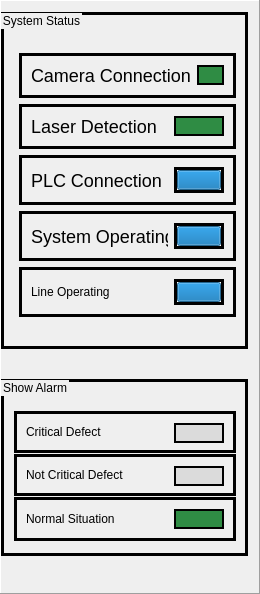
                     <widget class="QFrame" name="frame_62">
                      <property name="minimumSize">
                       <size>
                        <width>260</width>
                        <height>404</height>
                       </size>
                      </property>
                      <property name="maximumSize">
                       <size>
                        <width>120</width>
                        <height>16777215</height>
                       </size>
                      </property>
                      <property name="frameShape">
                       <enum>QFrame::Panel</enum>
                      </property>
                      <property name="frameShadow">
                       <enum>QFrame::Raised</enum>
                      </property>
                      <layout class="QVBoxLayout" name="verticalLayout_17">
                       <property name="leftMargin">
                        <number>0</number>
                       </property>
                       <item>
                        <widget class="QGroupBox" name="groupBox_7">
                         <property name="minimumSize">
                          <size>
                           <width>0</width>
                           <height>337</height>
                          </size>
                         </property>
                         <property name="maximumSize">
                          <size>
                           <width>16777215</width>
                           <height>16777215</height>
                          </size>
                         </property>
                         <property name="styleSheet">
                          <string notr="true">font: 18pt &quot;Mongolian Baiti&quot;;
border: 3px solid back</string>
                         </property>
                         <property name="title">
                          <string>System Status</string>
                         </property>
                         <layout class="QVBoxLayout" name="verticalLayout_16">
                          <item>
                           <spacer name="verticalSpacer">
                            <property name="orientation">
                             <enum>Qt::Vertical</enum>
                            </property>
                            <property name="sizeType">
                             <enum>QSizePolicy::Fixed</enum>
                            </property>
                            <property name="sizeHint" stdset="0">
                             <size>
                              <width>20</width>
                              <height>29</height>
                             </size>
                            </property>
                           </spacer>
                          </item>
                          <item>
                           <layout class="QFormLayout" name="formLayout_9">
                            <item row="0" column="1">
                             <widget class="QFrame" name="frame_63">
                              <property name="minimumSize">
                               <size>
                                <width>0</width>
                                <height>30</height>
                               </size>
                              </property>
                              <property name="maximumSize">
                               <size>
                                <width>16777215</width>
                                <height>50</height>
                               </size>
                              </property>
                              <property name="frameShape">
                               <enum>QFrame::StyledPanel</enum>
                              </property>
                              <property name="frameShadow">
                               <enum>QFrame::Raised</enum>
                              </property>
                              <layout class="QHBoxLayout" name="horizontalLayout_49">
                               <item>
                                <widget class="QLabel" name="label_26">
                                 <property name="styleSheet">
                                  <string notr="true">font-size:18px;
font: 12pt &quot;Mongolian Baiti&quot;;
border: no</string>
                                 </property>
                                 <property name="text">
                                  <string>Camera Connection</string>
                                 </property>
                                </widget>
                               </item>
                               <item>
                                <widget class="QLabel" name="Laser_Connection_Check">
                                 <property name="minimumSize">
                                  <size>
                                   <width>20</width>
                                   <height>20</height>
                                  </size>
                                 </property>
                                 <property name="maximumSize">
                                  <size>
                                   <width>50</width>
                                   <height>20</height>
                                  </size>
                                 </property>
                                 <property name="styleSheet">
                                  <string notr="true">background-color: rgb(47, 140, 68);
border-style: solid;
border-width: 1;
border-radius : 50; 
border : 2px solid black</string>
                                 </property>
                                 <property name="text">
                                  <string/>
                                 </property>
                                </widget>
                               </item>
                              </layout>
                             </widget>
                            </item>
                            <item row="2" column="1">
                             <widget class="QFrame" name="frame_64">
                              <property name="minimumSize">
                               <size>
                                <width>0</width>
                                <height>30</height>
                               </size>
                              </property>
                              <property name="maximumSize">
                               <size>
                                <width>16777215</width>
                                <height>50</height>
                               </size>
                              </property>
                              <property name="frameShape">
                               <enum>QFrame::StyledPanel</enum>
                              </property>
                              <property name="frameShadow">
                               <enum>QFrame::Raised</enum>
                              </property>
                              <layout class="QHBoxLayout" name="horizontalLayout_50">
                               <item>
                                <widget class="QLabel" name="label_10">
                                 <property name="styleSheet">
                                  <string notr="true">font-size:18px;
font: 12pt &quot;Mongolian Baiti&quot;;
border: no</string>
                                 </property>
                                 <property name="text">
                                  <string>PLC Connection</string>
                                 </property>
                                </widget>
                               </item>
                               <item>
                                <widget class="QProgressBar" name="progressBar_2">
                                 <property name="maximumSize">
                                  <size>
                                   <width>50</width>
                                   <height>16777215</height>
                                  </size>
                                 </property>
                                 <property name="value">
                                  <number>100</number>
                                 </property>
                                 <property name="textVisible">
                                  <bool>false</bool>
                                 </property>
                                </widget>
                               </item>
                              </layout>
                             </widget>
                            </item>
                            <item row="3" column="1">
                             <widget class="QFrame" name="frame_65">
                              <property name="minimumSize">
                               <size>
                                <width>0</width>
                                <height>20</height>
                               </size>
                              </property>
                              <property name="maximumSize">
                               <size>
                                <width>16777215</width>
                                <height>50</height>
                               </size>
                              </property>
                              <property name="frameShape">
                               <enum>QFrame::StyledPanel</enum>
                              </property>
                              <property name="frameShadow">
                               <enum>QFrame::Raised</enum>
                              </property>
                              <layout class="QHBoxLayout" name="horizontalLayout_51">
                               <item>
                                <widget class="QLabel" name="label_29">
                                 <property name="minimumSize">
                                  <size>
                                   <width>0</width>
                                   <height>20</height>
                                  </size>
                                 </property>
                                 <property name="styleSheet">
                                  <string notr="true">font-size:18px;
font: 12pt &quot;Mongolian Baiti&quot;;
border: no</string>
                                 </property>
                                 <property name="text">
                                  <string>System Operating</string>
                                 </property>
                                </widget>
                               </item>
                               <item>
                                <widget class="QProgressBar" name="progressBar_3">
                                 <property name="maximumSize">
                                  <size>
                                   <width>50</width>
                                   <height>16777215</height>
                                  </size>
                                 </property>
                                 <property name="value">
                                  <number>100</number>
                                 </property>
                                 <property name="textVisible">
                                  <bool>false</bool>
                                 </property>
                                </widget>
                               </item>
                              </layout>
                             </widget>
                            </item>
                            <item row="4" column="1">
                             <widget class="QFrame" name="frame_66">
                              <property name="minimumSize">
                               <size>
                                <width>0</width>
                                <height>30</height>
                               </size>
                              </property>
                              <property name="maximumSize">
                               <size>
                                <width>16777215</width>
                                <height>50</height>
                               </size>
                              </property>
                              <property name="frameShape">
                               <enum>QFrame::StyledPanel</enum>
                              </property>
                              <property name="frameShadow">
                               <enum>QFrame::Raised</enum>
                              </property>
                              <layout class="QHBoxLayout" name="horizontalLayout_52">
                               <item>
                                <widget class="QLabel" name="label_30">
                                 <property name="styleSheet">
                                  <string notr="true">font: 12pt &quot;Mongolian Baiti&quot;;
border: no</string>
                                 </property>
                                 <property name="text">
                                  <string>Line Operating</string>
                                 </property>
                                </widget>
                               </item>
                               <item>
                                <widget class="QProgressBar" name="progressBar_4">
                                 <property name="maximumSize">
                                  <size>
                                   <width>50</width>
                                   <height>16777215</height>
                                  </size>
                                 </property>
                                 <property name="value">
                                  <number>100</number>
                                 </property>
                                 <property name="textVisible">
                                  <bool>false</bool>
                                 </property>
                                </widget>
                               </item>
                              </layout>
                             </widget>
                            </item>
                            <item row="1" column="1">
                             <widget class="QFrame" name="frame_96">
                              <property name="minimumSize">
                               <size>
                                <width>0</width>
                                <height>25</height>
                               </size>
                              </property>
                              <property name="maximumSize">
                               <size>
                                <width>16777215</width>
                                <height>50</height>
                               </size>
                              </property>
                              <property name="frameShape">
                               <enum>QFrame::StyledPanel</enum>
                              </property>
                              <property name="frameShadow">
                               <enum>QFrame::Raised</enum>
                              </property>
                              <layout class="QHBoxLayout" name="horizontalLayout_89">
                               <item>
                                <widget class="QLabel" name="label_60">
                                 <property name="styleSheet">
                                  <string notr="true">font-size:18px;
font: 12pt &quot;Mongolian Baiti&quot;;
border: no</string>
                                 </property>
                                 <property name="text">
                                  <string>Laser Detection</string>
                                 </property>
                                </widget>
                               </item>
                               <item>
                                <widget class="QLabel" name="Laser_Connection">
                                 <property name="minimumSize">
                                  <size>
                                   <width>20</width>
                                   <height>20</height>
                                  </size>
                                 </property>
                                 <property name="maximumSize">
                                  <size>
                                   <width>50</width>
                                   <height>20</height>
                                  </size>
                                 </property>
                                 <property name="styleSheet">
                                  <string notr="true">background-color: rgb(47, 140, 68);
border-style: solid;
border-width: 1;
border-radius : 50; 
border : 2px solid black</string>
                                 </property>
                                 <property name="text">
                                  <string/>
                                 </property>
                                </widget>
                               </item>
                              </layout>
                             </widget>
                            </item>
                           </layout>
                          </item>
                          <item>
                           <spacer name="verticalSpacer_15">
                            <property name="orientation">
                             <enum>Qt::Vertical</enum>
                            </property>
                            <property name="sizeType">
                             <enum>QSizePolicy::Fixed</enum>
                            </property>
                            <property name="sizeHint" stdset="0">
                             <size>
                              <width>20</width>
                              <height>10</height>
                             </size>
                            </property>
                           </spacer>
                          </item>
                         </layout>
                        </widget>
                       </item>
                       <item>
                        <spacer name="verticalSpacer_14">
                         <property name="orientation">
                          <enum>Qt::Vertical</enum>
                         </property>
                         <property name="sizeType">
                          <enum>QSizePolicy::Expanding</enum>
                         </property>
                         <property name="sizeHint" stdset="0">
                          <size>
                           <width>20</width>
                           <height>10</height>
                          </size>
                         </property>
                        </spacer>
                       </item>
                       <item>
                        <widget class="QGroupBox" name="groupBox_9">
                         <property name="minimumSize">
                          <size>
                           <width>0</width>
                           <height>177</height>
                          </size>
                         </property>
                         <property name="maximumSize">
                          <size>
                           <width>16777215</width>
                           <height>149</height>
                          </size>
                         </property>
                         <property name="styleSheet">
                          <string notr="true">font: 18pt &quot;Mongolian Baiti&quot;;
border: 3px solid back;
</string>
                         </property>
                         <property name="title">
                          <string>Show Alarm</string>
                         </property>
                         <layout class="QVBoxLayout" name="verticalLayout_18">
                          <item>
                           <spacer name="verticalSpacer_13">
                            <property name="orientation">
                             <enum>Qt::Vertical</enum>
                            </property>
                            <property name="sizeType">
                             <enum>QSizePolicy::Fixed</enum>
                            </property>
                            <property name="sizeHint" stdset="0">
                             <size>
                              <width>20</width>
                              <height>20</height>
                             </size>
                            </property>
                           </spacer>
                          </item>
                          <item>
                           <layout class="QFormLayout" name="formLayout_10">
                            <property name="horizontalSpacing">
                             <number>1</number>
                            </property>
                            <property name="verticalSpacing">
                             <number>1</number>
                            </property>
                            <item row="0" column="1">
                             <widget class="QFrame" name="frame_67">
                              <property name="minimumSize">
                               <size>
                                <width>0</width>
                                <height>27</height>
                               </size>
                              </property>
                              <property name="styleSheet">
                               <string notr="true">QProgressBar::chunk {
    background: #F70000;
}
</string>
                              </property>
                              <property name="frameShape">
                               <enum>QFrame::StyledPanel</enum>
                              </property>
                              <property name="frameShadow">
                               <enum>QFrame::Raised</enum>
                              </property>
                              <layout class="QHBoxLayout" name="horizontalLayout_53">
                               <item>
                                <widget class="QLabel" name="label_35">
                                 <property name="styleSheet">
                                  <string notr="true">font: 12pt &quot;Mongolian Baiti&quot;;
border: no</string>
                                 </property>
                                 <property name="text">
                                  <string>Critical Defect</string>
                                 </property>
                                </widget>
                               </item>
                               <item>
                                <widget class="QLabel" name="Critical_live_view">
                                 <property name="minimumSize">
                                  <size>
                                   <width>20</width>
                                   <height>20</height>
                                  </size>
                                 </property>
                                 <property name="maximumSize">
                                  <size>
                                   <width>50</width>
                                   <height>20</height>
                                  </size>
                                 </property>
                                 <property name="styleSheet">
                                  <string notr="true">background-color: rgb(219, 219, 219);
border-style: solid;
border-width: 1;
border-radius : 50; 
border : 2px solid black</string>
                                 </property>
                                 <property name="text">
                                  <string/>
                                 </property>
                                </widget>
                               </item>
                              </layout>
                             </widget>
                            </item>
                            <item row="1" column="1">
                             <widget class="QFrame" name="frame_68">
                              <property name="minimumSize">
                               <size>
                                <width>0</width>
                                <height>36</height>
                               </size>
                              </property>
                              <property name="frameShape">
                               <enum>QFrame::StyledPanel</enum>
                              </property>
                              <property name="frameShadow">
                               <enum>QFrame::Raised</enum>
                              </property>
                              <layout class="QHBoxLayout" name="horizontalLayout_54">
                               <item>
                                <widget class="QLabel" name="label_32">
                                 <property name="styleSheet">
                                  <string notr="true">font: 12pt &quot;Mongolian Baiti&quot;;
border: no</string>
                                 </property>
                                 <property name="text">
                                  <string>Not Critical Defect</string>
                                 </property>
                                </widget>
                               </item>
                               <item>
                                <widget class="QLabel" name="Not_Critical_live_view">
                                 <property name="minimumSize">
                                  <size>
                                   <width>20</width>
                                   <height>20</height>
                                  </size>
                                 </property>
                                 <property name="maximumSize">
                                  <size>
                                   <width>50</width>
                                   <height>20</height>
                                  </size>
                                 </property>
                                 <property name="styleSheet">
                                  <string notr="true">background-color: rgb(219, 219, 219);
border-style: solid;
border-width: 1;
border-radius : 50; 
border : 2px solid black</string>
                                 </property>
                                 <property name="text">
                                  <string/>
                                 </property>
                                </widget>
                               </item>
                              </layout>
                             </widget>
                            </item>
                            <item row="2" column="1">
                             <widget class="QFrame" name="frame_61">
                              <property name="minimumSize">
                               <size>
                                <width>0</width>
                                <height>0</height>
                               </size>
                              </property>
                              <property name="maximumSize">
                               <size>
                                <width>16777215</width>
                                <height>100</height>
                               </size>
                              </property>
                              <property name="frameShape">
                               <enum>QFrame::StyledPanel</enum>
                              </property>
                              <property name="frameShadow">
                               <enum>QFrame::Raised</enum>
                              </property>
                              <layout class="QHBoxLayout" name="horizontalLayout_60">
                               <item>
                                <widget class="QLabel" name="label_41">
                                 <property name="styleSheet">
                                  <string notr="true">font: 12pt &quot;Mongolian Baiti&quot;;
border: no</string>
                                 </property>
                                 <property name="text">
                                  <string>Normal Situation</string>
                                 </property>
                                </widget>
                               </item>
                               <item>
                                <widget class="QLabel" name="Normal_live_view">
                                 <property name="minimumSize">
                                  <size>
                                   <width>20</width>
                                   <height>20</height>
                                  </size>
                                 </property>
                                 <property name="maximumSize">
                                  <size>
                                   <width>50</width>
                                   <height>20</height>
                                  </size>
                                 </property>
                                 <property name="styleSheet">
                                  <string notr="true">background-color: rgb(47, 140, 68);
border-style: solid;
border-width: 1;
border-radius : 50; 
border : 2px solid black</string>
                                 </property>
                                 <property name="text">
                                  <string/>
                                 </property>
                                </widget>
                               </item>
                              </layout>
                             </widget>
                            </item>
                           </layout>
                          </item>
                          <item>
                           <spacer name="verticalSpacer_16">
                            <property name="orientation">
                             <enum>Qt::Vertical</enum>
                            </property>
                            <property name="sizeType">
                             <enum>QSizePolicy::Expanding</enum>
                            </property>
                            <property name="sizeHint" stdset="0">
                             <size>
                              <width>20</width>
                              <height>7</height>
                             </size>
                            </property>
                           </spacer>
                          </item>
                         </layout>
                        </widget>
                       </item>
                       <item>
                        <spacer name="verticalSpacer_17">
                         <property name="orientation">
                          <enum>Qt::Vertical</enum>
                         </property>
                         <property name="sizeHint" stdset="0">
                          <size>
                           <width>20</width>
                           <height>40</height>
                          </size>
                         </property>
                        </spacer>
                       </item>
                      </layout>
                     </widget>
